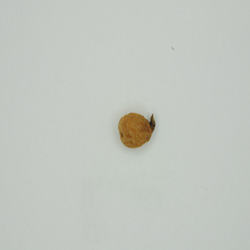
#> input picture Verkleinde_foto's/AS11_ARD-1.1_2.tif, 250 x 250 px
$ python nbc-feature-extraction.py '../../Verkleinde_foto'"'"'s'
#> lines starting #> are read from the running program, lines starting #| are printed output that depends on the picture
#!/usr/bin/env python
"""
Feature extractor with the use of the SURF-algorithm.

Features are extracted from all the images in a
given path. All processed image filenames are saved
in a .txt file. A dictionary with all descriptors per
image are saved in a .file file.

See the --help option for information about the
possible arguments to be parsed.
"""

import argparse
import datetime
import os
import sys

from cPickle import dump, HIGHEST_PROTOCOL
import numpy as np

import cv2


def main():
    # Create argument parser.
    parser = argparse.ArgumentParser(
        description="Image feature extractor.\nFeatures are extracted "
                    "from images in the (subdirectories of the) given path "
                    "with the SURF algorithm of OpenCV.\n"
                    "A dictionary with all features per image is saved to a "
                    "binary '.file' file. A list of all processed images "
                    "is saved to a '.txt' file."
    )
    parser.add_argument(
        "imdir",
        metavar="PATH",
        help="Base directory where the images are stored."
    )
    parser.add_argument(
        "--dictfile",
        metavar="FILE",
        default="Descriptions_dictionary",
        help="Filename to store the feature dictionary in.\n"
             "Defaults to 'Descriptions_dictionary' if omitted.\n"
             "File is stored in current working directory by default. "
             "Any existing file with the same name will be overwritten."
    )
    parser.add_argument(
        "--listfile",
        metavar="FILE",
        default="Imagenames.txt",
        help="Filename to store a list of all processed images.\n"
             "Defaults to 'Imagenames' if omitted.\n"
             "File is stored in current working directory by default. "
             "Any existing file with the same name will be overwritten."
    )
    parser.add_argument(
        "--roi_pix",
        metavar="x,y,w,h",
        help="Region Of Interest, expressed as X,Y,Width,Height in pixel "
             "units. If both roi_pix and roi_frac are given with valid "
             "values, only roi_frac will be used."
    )
    parser.add_argument(
        "--roi_frac",
        metavar="x1,x2,y1,y2",
        help="Region Of Interest, expressed as X1,X2,Y1,Y2 in fractions of "
             "total image size. X1 and Y1 start in left upper corner, X2 goes "
             "to the right, Y2 goes to the bottom. If both roi_pix and "
             "roi_frac are given with valid values, only roi_frac will be "
             "used."
    )
    parser.add_argument(
        "--time",
        metavar="BOOL",
        choices=[True, False],
        default=True,
        help="Show duration of subprocesses and total running time. "
             "Defaults to 'True' if omitted."
    )

    # Parse arguments.
    args = parser.parse_args()

    # Make the image directory path absolute.
    args.imdir = os.path.realpath(args.imdir)

    # Check if the image directory exists.
    if not os.path.exists(args.imdir):
        raise IOError("The given path does not exist.")

    what_roi = check_roi(args)

    # Display time and duration if wanted.
    if args.time:
        starttime = datetime.datetime.now()
        newtime = print_duration(starttime, starttime)

    # Extract features from images.
    descr_dict, file_list = feature_extraction(args, what_roi)

    # Display time and duration if wanted.
    if args.time:
        newtime = print_duration(starttime, newtime)

    # Write descriptors and filenames to files.
    print("Writing to files...")
    write_dictionary(args, descr_dict)
    write_list(args, file_list)

    # Display time and duration if wanted.
    if args.time:
        print_duration(starttime, newtime)
    print("Finished.")


def print_duration(starttime, previous):
    """
    The function takes two times in datetime format and
    displays the current time and running time of the program.
    The current time is returned.
    """
    current = datetime.datetime.now()
    print("Present time: %s" % current)
    print("Duration of step: %s" % (current - previous))
    print("Total time: %s" % (current - starttime))
    print("\n")
    return current


def check_roi(args):
    """
    Check if a valid ROI is given to the argument parser.

    Expects the result of an argument parser.

    If the roi_frac argument is given, this argument is
    transformed to a list of floats in the function 'split_roi'.
    If the list contains four items, all items are between 0 and 1,
    the first item is smaller than the second and the third is
    smaller than the fourth, than the given value is valid and
    will be used to create the ROI. The string 'Fractions' is
    returned. If these conditions are not met, a message will
    be displayed.
    If the roi_pix argument is given, this argument is
    transformed to a list of integers in the function 'split_roi'.
    If the list contains four items, than the given value is valid and
    will be used to create the ROI. The string 'Pixels' is returned.
    If there are not four items in this list, a message will be
    displayed.
    If both arguments are omitted or if both don't have valid values,
    no ROI will be used and 'None' is returned.
    """
    sys.stderr.write("Check if a valid ROI is given...\n\n")
    if args.roi_frac:
        fractions = split_roi(args.roi_frac, True)
        if len(fractions) == 4 and \
                (0 <= fractions[0] <= 1) and (0 <= fractions[1] <= 1) and \
                (0 <= fractions[2] <= 1) and (0 <= fractions[3] <= 1) and \
                (fractions[0] < fractions[1]) and (fractions[2] < fractions[3]):
            sys.stderr.write("The ROI given in fractions will be used.\n\n")
            return "Fractions"
        else:
            sys.stderr.write("WARNING\n"
                             "Four fractions must be given, separated by a "
                             "comma,\nwhere the order is X1,X2,Y1,Y2.\n"
                             "Fractions must be at least 0 and at most 1.\n"
                             "Keep in mind that X1 < X2 and Y1 < Y2 and that\n"
                             "counting starts at the left upper corner.\n"
                             "These conditions weren't met,\nso the "
                             "ROI given in fractions can't be used.\n\n")
    if args.roi_pix:
        pixels = split_roi(args.roi_pix, False)
        if len(pixels) == 4:
            sys.stderr.write("The ROI given in pixels will be used.\n\n")
            return "Pixels"
        else:
            sys.stderr.write("WARNING\n"
                             "Four pixel-values must be given, separated by a"
                             " comma,\nwhere the order is X,Y,Width,Height.\n"
                             "These conditions weren't met,\nso the "
                             "ROI given in pixels can't be used.\n\n")
    sys.stderr.write("Images will be processed without a ROI.\n\n")
    return None


# [18 lines left out: function split_roi, not called in this run]


def feature_extraction(args, what_roi):
    """
    The function takes the result of the argument parser.
    For every image in the given path the image is read and the
    filename is added to a list of processed images. If necessary
    the image is cropped. The image is turned to grayscale and
    truncated to fade the background. The SURF-algorithm is
    used to extract features and the descriptors of the processed
    filename are added to a dictionary.
    When all images are processed, the dictionary with descriptors
    and the list with processed image filenames are returned.
    """
    print("Start feature extraction...")
    descr_dict = {}
    file_list = []
    for root, dirs, files in os.walk(args.imdir):
        for n, filename in enumerate(files):
            if n == 0:
                print("\nCurrent directory: %s" % root)
            filepath = os.path.join(root, filename)
            img = cv2.imread(filepath, cv2.IMREAD_COLOR)
#> img is the input picture: shape (250, 250, 3); mean B, G, R 192, 198.8, 194.2

            if type(img) != np.ndarray:
                sys.stderr.write("--> %d File %s is not an img: will be skipped.\n" % (n, filename))
                continue
            else:
                print("%d Image %s is being processed..." % (n, filename))
                file_list.append(filename)

            img = apply_roi(args, what_roi, img)
            img_gray = cv2.cvtColor(img, cv2.COLOR_BGR2GRAY)
            ret, thresh = cv2.threshold(img_gray, 170, 255, cv2.THRESH_TRUNC)
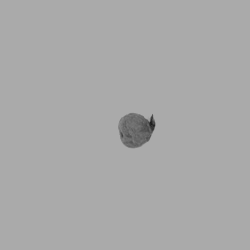
#> thresh: shape (250, 250); min 27, max 170, mean 168.9
            des = surf_keypoint_detection(thresh)
            descr_dict[filename] = des

    print("\nAll images have been processed.")
    return descr_dict, file_list


def apply_roi(args, what_roi, img):
    """
    The function takes the result of an argument parser,
    a string to specify what type of roi is wanted and
    an image of type nd.nparray.
    If a valid roi argument is given by the user, the image
    is cropped to the given values.
    The (cropped) image is returned.
    """
    if what_roi == "Fractions":
        roi = split_roi(args.roi_frac, True)
        img = img[int(img.shape[0] * roi[2]):
                  int(img.shape[0] * roi[3]),
                  int(img.shape[1] * roi[0]):
                  int(img.shape[1] * roi[1])]
    elif what_roi == "Pixels":
        roi = split_roi(args.roi_pix, False)
        img = img[roi[1]: roi[1] + roi[3], roi[0]: roi[0] + roi[2]]
    return img


def surf_keypoint_detection(img):
    """
    The function takes an image in grayscale of
    type nd.nparray.
    Features are extracted from the image by the
    SURF-algorithm and keypoints and descriptors are
    calculated. The descriptors are returned.
    """
#> (the run stopped early here; a loop or call above may not have finished)

$ run again, on Verkleinde_foto's/AS22_MT-2NB_5.tif
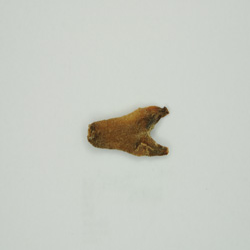
#> input picture Verkleinde_foto's/AS22_MT-2NB_5.tif, 250 x 250 px
#> in feature_extraction, img is the input picture: shape (250, 250, 3); mean B, G, R 196, 203.7, 200.5
#> in feature_extraction, `img_gray = cv2.cvtColor(img, cv2.COLOR_BGR2GRAY)`:
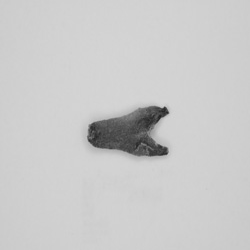
#> img_gray: shape (250, 250); min 32, max 213, mean 202
#> in feature_extraction, `ret, thresh = cv2.threshold(img_gray, 170, 255, cv2.THRESH_TRUNC)`:
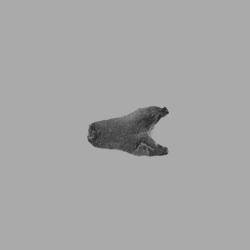
#> thresh: shape (250, 250); min 32, max 170, mean 166.2
